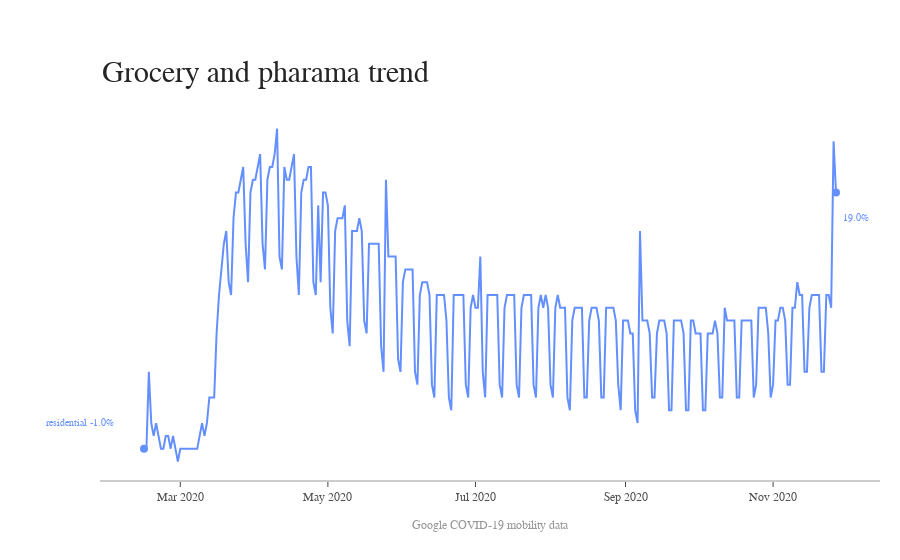

The cell this chart's notebook holds for it:
### Code cell
rc,fig = plotTrend(Source = US_trend,
              title = 'Grocery and pharama trend',
              isPercentage = True,
              dateColumnHeader = 'date',
              labels = ['residential_percent_change_from_baseline'],
              credits = 'Google COVID-19 mobility data')
if rc:
    fig.show()

### Figure 1 — Plotly figure (JSON) as saved in the notebook; plotly's stock layout.template omitted (floating-point values rounded to 4 significant figures; data arrays with more than 128 entries replaced by an {"elided": "..."} marker saying what was removed)
{"data": [{"connectgaps": true, "line": {"color": "rgb(100,143,255)", "width": 2}, "mode": "lines", "name": "residential_percent_change_from_baseline", "type": "scatter", "x": {"elided": "287 str values"}, "y": {"elided": "287 int values"}}, {"marker": {"color": "rgb(100,143,255)", "size": 8}, "mode": "markers", "type": "scatter", "x": ["2020-02-15", "2020-11-27"], "y": [-1, 19]}], "layout": {"annotations": [{"font": {"color": "rgb(100,143,255)", "family": "Arial", "size": 10}, "showarrow": false, "text": "residential -1.0%", "x": 0.02, "xanchor": "right", "xref": "paper", "y": 1, "yanchor": "middle"}, {"font": {"color": "rgb(100,143,255)", "family": "Arial", "size": 10}, "showarrow": false, "text": "19.0%", "x": 0.95, "xanchor": "left", "xref": "paper", "y": 17, "yanchor": "middle"}, {"font": {"color": "rgb(37,37,37)", "family": "Arial", "size": 30}, "showarrow": false, "text": "Grocery and pharama trend", "x": 0, "xanchor": "left", "xref": "paper", "y": 1.05, "yanchor": "bottom", "yref": "paper"}, {"font": {"color": "rgb(150,150,150)", "family": "Arial", "size": 12}, "showarrow": false, "text": "Google COVID-19 mobility data", "x": 0.5, "xanchor": "center", "xref": "paper", "y": -0.1, "yanchor": "top", "yref": "paper"}], "autosize": false, "margin": {"autoexpand": false, "l": 100, "r": 20, "t": 110}, "plot_bgcolor": "white", "showlegend": false, "xaxis": {"linecolor": "rgb(204, 204, 204)", "linewidth": 2, "showgrid": false, "showline": true, "showticklabels": true, "tickfont": {"color": "rgb(82, 82, 82)", "family": "Arial", "size": 12}, "ticks": "outside"}, "yaxis": {"showgrid": false, "showline": false, "showticklabels": false, "zeroline": false}}}
